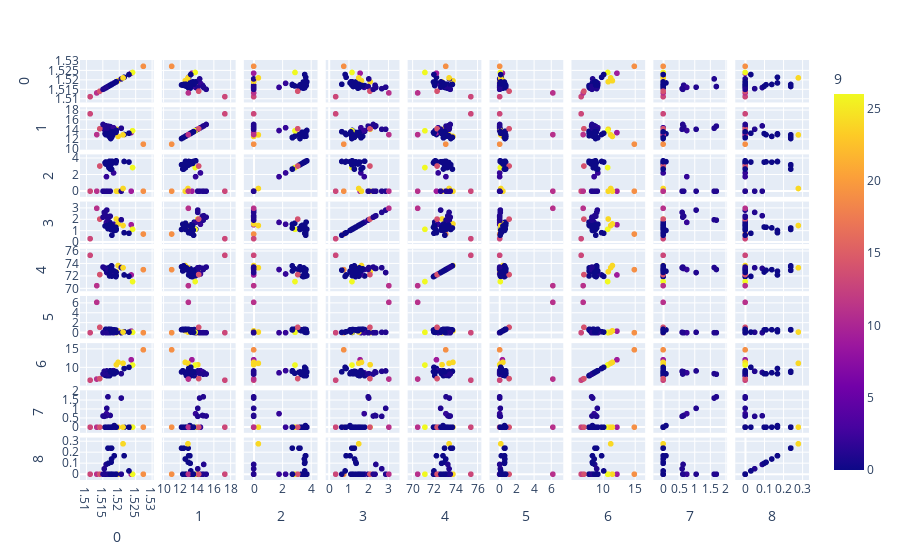

Write notebook code for a chart like this one.
### Code cell
classix_distance=Extractor.classix(group_merging_mode='distance',minPts=minPts_best_distance,radius=radius_best_distance,scale=scale_best_distance)
classix_distance.fit(X_train)
Y_pred_distance=classix_distance.predict(X_test)
df_pred_distance=pd.DataFrame(pd.concat([pd.DataFrame(X_test,columns=[0,1,2,3,4,5,6,7,8]),pd.DataFrame(Y_pred_distance,columns=[9])],axis=1))
fig = px.scatter_matrix(df_pred_distance,
    dimensions=[0,1,2,3,4,5,6,7,8],
    color=9)
fig.show()

### Figure 1 — Plotly figure (JSON) as saved in the notebook; plotly's stock layout.template omitted (floating-point values rounded to 4 significant figures)
{"data": [{"dimensions": [{"axis": {"matches": true}, "label": "0", "values": [1.518, 1.517, 1.522, 1.516, 1.517, 1.527, 1.518, 1.516, 1.516, 1.517, 1.519, 1.524, 1.519, 1.516, 1.518, 1.52, 1.516, 1.519, 1.519, 1.511, 1.517, 1.516, 1.521, 1.515, 1.517, 1.524, 1.518, 1.518, 1.521, 1.518, 1.518, 1.517, 1.518, 1.516, 1.523, 1.517, 1.513, 1.518, 1.517, 1.514, 1.517, 1.515, 1.519]}, {"axis": {"matches": true}, "label": "1", "values": [13, 14.7, 13.05, 14.85, 13.72, 11.02, 12.81, 13.24, 13.02, 12.99, 14.15, 13.44, 13.2, 13.34, 14.46, 12.64, 13.88, 13.9, 13.49, 17.38, 12.67, 14.14, 14.36, 14.14, 13.24, 13.83, 12.65, 12.98, 12.97, 12.68, 12.45, 12.79, 13.53, 13.24, 13.31, 14.8, 13.02, 13.64, 12.2, 14.25, 12.35, 15.15, 13.6]}, {"axis": {"matches": true}, "label": "2", "values": [3.6, 0, 3.65, 0, 3.68, 0, 3.54, 3.49, 3.58, 3.18, 0, 0, 3.63, 3.57, 2.24, 0, 1.78, 3.73, 3.48, 0, 2.88, 0, 0, 0, 3.57, 2.9, 3.56, 3.54, 0.33, 3.67, 2.71, 3.52, 3.41, 3.34, 3.58, 0, 0, 3.65, 3.25, 3.09, 2.72, 0, 3.62]}, {"axis": {"matches": true}, "label": "3", "values": [1.36, 2.34, 0.87, 2.38, 1.81, 0.75, 1.23, 1.47, 1.51, 1.23, 2.09, 1.58, 1.07, 1.57, 1.62, 1.65, 1.79, 1.18, 1.35, 0.34, 1.71, 2.88, 2.02, 2.68, 1.38, 1.17, 1.3, 1.21, 1.51, 1.16, 1.29, 1.54, 1.52, 1.47, 0.82, 1.99, 3.04, 0.65, 1.16, 2.08, 1.63, 2.25, 1.11]}, {"axis": {"matches": true}, "label": "4", "values": [72.99, 73.28, 72.22, 73.28, 72.06, 73.08, 73.24, 73.25, 73.12, 72.97, 72.74, 72.22, 72.83, 72.87, 72.38, 73.75, 73.1, 72.12, 71.95, 75.41, 73.21, 72.61, 73.42, 73.39, 72.7, 71.15, 73.08, 73, 73.39, 73.11, 73.7, 73.36, 72.04, 73.1, 71.99, 73.11, 70.48, 73, 73.55, 72.28, 72.87, 73.5, 72.64]}, {"axis": {"matches": true}, "label": "5", "values": [0.57, 0, 0.19, 0, 0.64, 0, 0.58, 0.38, 0.69, 0.58, 0, 0.32, 0.57, 0.61, 0, 0.38, 0, 0.06, 0.55, 0, 0.73, 0.08, 0, 0.08, 0.56, 0.08, 0.61, 0.65, 0.13, 0.61, 0.56, 0.66, 0.58, 0.39, 0.12, 0, 6.21, 0.06, 0.62, 1.1, 0.7, 0, 0.14]}, {"axis": {"matches": true}, "label": "6", "values": [8.4, 8.95, 9.85, 8.76, 7.88, 14.96, 8.39, 8.03, 7.96, 8.81, 10.88, 12.24, 8.41, 7.89, 9.26, 11.53, 8.67, 8.89, 9, 6.65, 8.54, 9.18, 8.44, 9.07, 8.44, 10.79, 8.69, 8.53, 11.27, 8.7, 9.06, 7.9, 8.79, 8.22, 10.17, 8.28, 6.96, 8.93, 8.9, 7.08, 9.23, 8.34, 8.76]}, {"axis": {"matches": true}, "label": "7", "values": [0, 0.66, 0, 0.64, 0, 0, 0, 0, 0, 0, 0, 0, 0.09, 0, 0, 0, 0.76, 0, 0, 0, 0, 1.06, 1.64, 0.61, 0, 0, 0, 0, 0, 0, 0, 0, 0, 0, 0, 1.71, 0, 0, 0, 0, 0, 0.63, 0]}, {"axis": {"matches": true}, "label": "8", "values": [0.11, 0, 0.17, 0.09, 0, 0, 0, 0, 0, 0.24, 0, 0, 0.17, 0, 0, 0, 0, 0, 0, 0, 0, 0, 0, 0.05, 0.1, 0, 0.14, 0, 0.28, 0, 0.24, 0, 0, 0, 0.03, 0, 0, 0, 0.24, 0, 0, 0, 0]}], "hovertemplate": "%{xaxis.title.text}=%{x}<br>%{yaxis.title.text}=%{y}<br>9=%{marker.color}<extra></extra>", "legendgroup": "", "marker": {"color": [0, 1, 0, 1, 0, 19, 0, 0, 0, 0, 24, 9, 0, 0, 2, 24, 2, 0, 0, 13, 0, 1, 1, 1, 0, 26, 0, 0, 24, 0, 0, 0, 0, 0, 0, 1, 11, 0, 0, 14, 0, 1, 0], "coloraxis": "coloraxis", "symbol": "circle"}, "name": "", "showlegend": false, "type": "splom"}], "layout": {"coloraxis": {"colorbar": {"title": {"text": "9"}}, "colorscale": [[0, "#0d0887"], [0.1111, "#46039f"], [0.2222, "#7201a8"], [0.3333, "#9c179e"], [0.4444, "#bd3786"], [0.5556, "#d8576b"], [0.6667, "#ed7953"], [0.7778, "#fb9f3a"], [0.8889, "#fdca26"], [1, "#f0f921"]]}, "dragmode": "select", "legend": {"tracegroupgap": 0}, "margin": {"t": 60}}}
